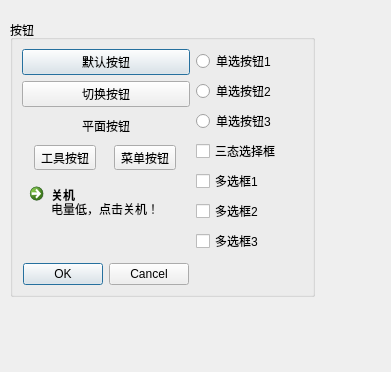
<?xml version="1.0" encoding="UTF-8"?>
<ui version="4.0">
 <class>Form</class>
 <widget class="QWidget" name="Form">
  <property name="geometry">
   <rect>
    <x>0</x>
    <y>0</y>
    <width>391</width>
    <height>372</height>
   </rect>
  </property>
  <property name="windowTitle">
   <string>常用控件</string>
  </property>
  <widget class="QGroupBox" name="buttons_gb">
   <property name="geometry">
    <rect>
     <x>10</x>
     <y>20</y>
     <width>305</width>
     <height>277</height>
    </rect>
   </property>
   <property name="title">
    <string>按钮</string>
   </property>
   <layout class="QHBoxLayout" name="horizontalLayout_2">
    <item>
     <layout class="QVBoxLayout" name="verticalLayout_2">
      <item>
       <widget class="QPushButton" name="pushButton">
        <property name="text">
         <string>默认按钮</string>
        </property>
        <property name="default">
         <bool>true</bool>
        </property>
       </widget>
      </item>
      <item>
       <widget class="QPushButton" name="pushButton_2">
        <property name="text">
         <string>切换按钮</string>
        </property>
        <property name="checkable">
         <bool>true</bool>
        </property>
       </widget>
      </item>
      <item alignment="Qt::AlignmentFlag::AlignHCenter">
       <widget class="QPushButton" name="pushButton_3">
        <property name="text">
         <string>平面按钮</string>
        </property>
        <property name="flat">
         <bool>true</bool>
        </property>
       </widget>
      </item>
      <item>
       <layout class="QHBoxLayout" name="horizontalLayout">
        <item>
         <widget class="QToolButton" name="toolButton">
          <property name="text">
           <string>工具按钮</string>
          </property>
          <property name="icon">
           <iconset resource="resources/icons/qlementine_icons_16_navigation.qrc">
            <normaloff>:/navigation/settings.svg</normaloff>:/navigation/settings.svg</iconset>
          </property>
         </widget>
        </item>
        <item>
         <widget class="QToolButton" name="option_tool_button">
          <property name="text">
           <string>菜单按钮</string>
          </property>
          <property name="icon">
           <iconset resource="resources/icons/qlementine_icons_16_navigation.qrc">
            <normaloff>:/navigation/menu-burger.svg</normaloff>:/navigation/menu-burger.svg</iconset>
          </property>
          <property name="popupMode">
           <enum>QToolButton::ToolButtonPopupMode::InstantPopup</enum>
          </property>
         </widget>
        </item>
       </layout>
      </item>
      <item>
       <widget class="QCommandLinkButton" name="commandLinkButton">
        <property name="text">
         <string>关机</string>
        </property>
        <property name="icon">
         <iconset theme="QIcon::ThemeIcon::BatteryLow"/>
        </property>
        <property name="description">
         <string>电量低，点击关机！</string>
        </property>
       </widget>
      </item>
      <item alignment="Qt::AlignmentFlag::AlignHCenter">
       <widget class="QDialogButtonBox" name="buttonBox">
        <property name="standardButtons">
         <set>QDialogButtonBox::StandardButton::Cancel|QDialogButtonBox::StandardButton::Ok</set>
        </property>
       </widget>
      </item>
     </layout>
    </item>
    <item>
     <layout class="QVBoxLayout" name="verticalLayout">
      <item>
       <widget class="QRadioButton" name="radioButton_2">
        <property name="text">
         <string>单选按钮1</string>
        </property>
        <attribute name="buttonGroup">
         <string notr="true">buttonGroup</string>
        </attribute>
       </widget>
      </item>
      <item>
       <widget class="QRadioButton" name="radioButton">
        <property name="text">
         <string>单选按钮2</string>
        </property>
        <attribute name="buttonGroup">
         <string notr="true">buttonGroup</string>
        </attribute>
       </widget>
      </item>
      <item>
       <widget class="QRadioButton" name="radioButton_3">
        <property name="text">
         <string>单选按钮3</string>
        </property>
        <attribute name="buttonGroup">
         <string notr="true">buttonGroup</string>
        </attribute>
       </widget>
      </item>
      <item>
       <widget class="QCheckBox" name="checkBox_4">
        <property name="text">
         <string>三态选择框</string>
        </property>
        <property name="tristate">
         <bool>true</bool>
        </property>
       </widget>
      </item>
      <item>
       <widget class="QCheckBox" name="checkBox">
        <property name="text">
         <string>多选框1</string>
        </property>
        <property name="tristate">
         <bool>false</bool>
        </property>
        <attribute name="buttonGroup">
         <string notr="true">buttonGroup_2</string>
        </attribute>
       </widget>
      </item>
      <item>
       <widget class="QCheckBox" name="checkBox_2">
        <property name="text">
         <string>多选框2</string>
        </property>
        <property name="tristate">
         <bool>false</bool>
        </property>
        <attribute name="buttonGroup">
         <string notr="true">buttonGroup_2</string>
        </attribute>
       </widget>
      </item>
      <item>
       <widget class="QCheckBox" name="checkBox_3">
        <property name="text">
         <string>多选框3</string>
        </property>
        <property name="tristate">
         <bool>false</bool>
        </property>
        <attribute name="buttonGroup">
         <string notr="true">buttonGroup_2</string>
        </attribute>
       </widget>
      </item>
      <item>
       <spacer name="verticalSpacer">
        <property name="orientation">
         <enum>Qt::Orientation::Vertical</enum>
        </property>
        <property name="sizeHint" stdset="0">
         <size>
          <width>20</width>
          <height>40</height>
         </size>
        </property>
       </spacer>
      </item>
     </layout>
    </item>
   </layout>
  </widget>
 </widget>
 <resources>
  <include location="resources/icons/qlementine_icons_16_navigation.qrc"/>
 </resources>
 <connections/>
 <buttongroups>
  <buttongroup name="buttonGroup"/>
  <buttongroup name="buttonGroup_2">
   <property name="exclusive">
    <bool>false</bool>
   </property>
  </buttongroup>
 </buttongroups>
</ui>
